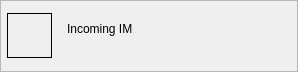
<?xml version="1.0" encoding="UTF-8"?>
<ui version="4.0">
 <class>ChatToaster</class>
 <widget class="QWidget" name="ChatToaster">
  <property name="geometry">
   <rect>
    <x>0</x>
    <y>0</y>
    <width>298</width>
    <height>72</height>
   </rect>
  </property>
  <property name="minimumSize">
   <size>
    <width>298</width>
    <height>72</height>
   </size>
  </property>
  <property name="maximumSize">
   <size>
    <width>298</width>
    <height>72</height>
   </size>
  </property>
  <layout class="QGridLayout" name="gridLayout_4">
   <property name="margin">
    <number>0</number>
   </property>
   <property name="spacing">
    <number>0</number>
   </property>
   <item row="0" column="0">
    <widget class="QFrame" name="windowFrame">
     <property name="minimumSize">
      <size>
       <width>298</width>
       <height>72</height>
      </size>
     </property>
     <property name="maximumSize">
      <size>
       <width>298</width>
       <height>72</height>
      </size>
     </property>
     <property name="frameShape">
      <enum>QFrame::StyledPanel</enum>
     </property>
     <property name="frameShadow">
      <enum>QFrame::Raised</enum>
     </property>
     <layout class="QGridLayout" name="gridLayout_3">
      <property name="margin">
       <number>6</number>
      </property>
      <property name="spacing">
       <number>0</number>
      </property>
      <item row="0" column="0" rowspan="2">
       <layout class="QGridLayout" name="gridLayout">
        <property name="horizontalSpacing">
         <number>15</number>
        </property>
        <item row="0" column="0" rowspan="2">
         <widget class="QLabel" name="pixmapLabel">
          <property name="minimumSize">
           <size>
            <width>45</width>
            <height>45</height>
           </size>
          </property>
          <property name="maximumSize">
           <size>
            <width>45</width>
            <height>45</height>
           </size>
          </property>
          <property name="frameShape">
           <enum>QFrame::Box</enum>
          </property>
          <property name="text">
           <string/>
          </property>
          <property name="margin">
           <number>0</number>
          </property>
         </widget>
        </item>
        <item row="0" column="1">
         <widget class="QLabel" name="lblIncomingCallLabel">
          <property name="text">
           <string>Incoming IM</string>
          </property>
          <property name="alignment">
           <set>Qt::AlignBottom|Qt::AlignLeading|Qt::AlignLeft</set>
          </property>
         </widget>
        </item>
        <item row="1" column="1">
         <widget class="QLabel" name="messageLabel">
          <property name="text">
           <string/>
          </property>
          <property name="alignment">
           <set>Qt::AlignLeading|Qt::AlignLeft|Qt::AlignTop</set>
          </property>
         </widget>
        </item>
       </layout>
      </item>
      <item row="0" column="3">
       <widget class="ImageButton" name="closeButton" native="true">
        <property name="sizePolicy">
         <sizepolicy hsizetype="Fixed" vsizetype="Fixed">
          <horstretch>0</horstretch>
          <verstretch>0</verstretch>
         </sizepolicy>
        </property>
        <property name="minimumSize">
         <size>
          <width>22</width>
          <height>22</height>
         </size>
        </property>
        <property name="maximumSize">
         <size>
          <width>22</width>
          <height>22</height>
         </size>
        </property>
        <property name="cursor">
         <cursorShape>PointingHandCursor</cursorShape>
        </property>
        <property name="autoRaise" stdset="0">
         <bool>true</bool>
        </property>
       </widget>
      </item>
      <item row="1" column="1">
       <spacer name="horizontalSpacer">
        <property name="orientation">
         <enum>Qt::Horizontal</enum>
        </property>
        <property name="sizeHint" stdset="0">
         <size>
          <width>70</width>
          <height>20</height>
         </size>
        </property>
       </spacer>
      </item>
      <item row="1" column="3">
       <spacer name="verticalSpacer">
        <property name="orientation">
         <enum>Qt::Vertical</enum>
        </property>
        <property name="sizeHint" stdset="0">
         <size>
          <width>20</width>
          <height>47</height>
         </size>
        </property>
       </spacer>
      </item>
      <item row="0" column="2" rowspan="2">
       <widget class="QLabel" name="lblProtocolIcon">
        <property name="minimumSize">
         <size>
          <width>33</width>
          <height>33</height>
         </size>
        </property>
        <property name="maximumSize">
         <size>
          <width>33</width>
          <height>33</height>
         </size>
        </property>
        <property name="text">
         <string/>
        </property>
       </widget>
      </item>
     </layout>
    </widget>
   </item>
  </layout>
 </widget>
 <customwidgets>
  <customwidget>
   <class>ImageButton</class>
   <extends>QWidget</extends>
   <header>qtutil/ImageButton.h</header>
  </customwidget>
 </customwidgets>
 <resources>
  <include location="../../../../resources/wengophone.qrc"/>
  <include location="../../../../resources/wengophone.qrc"/>
 </resources>
 <connections/>
</ui>
